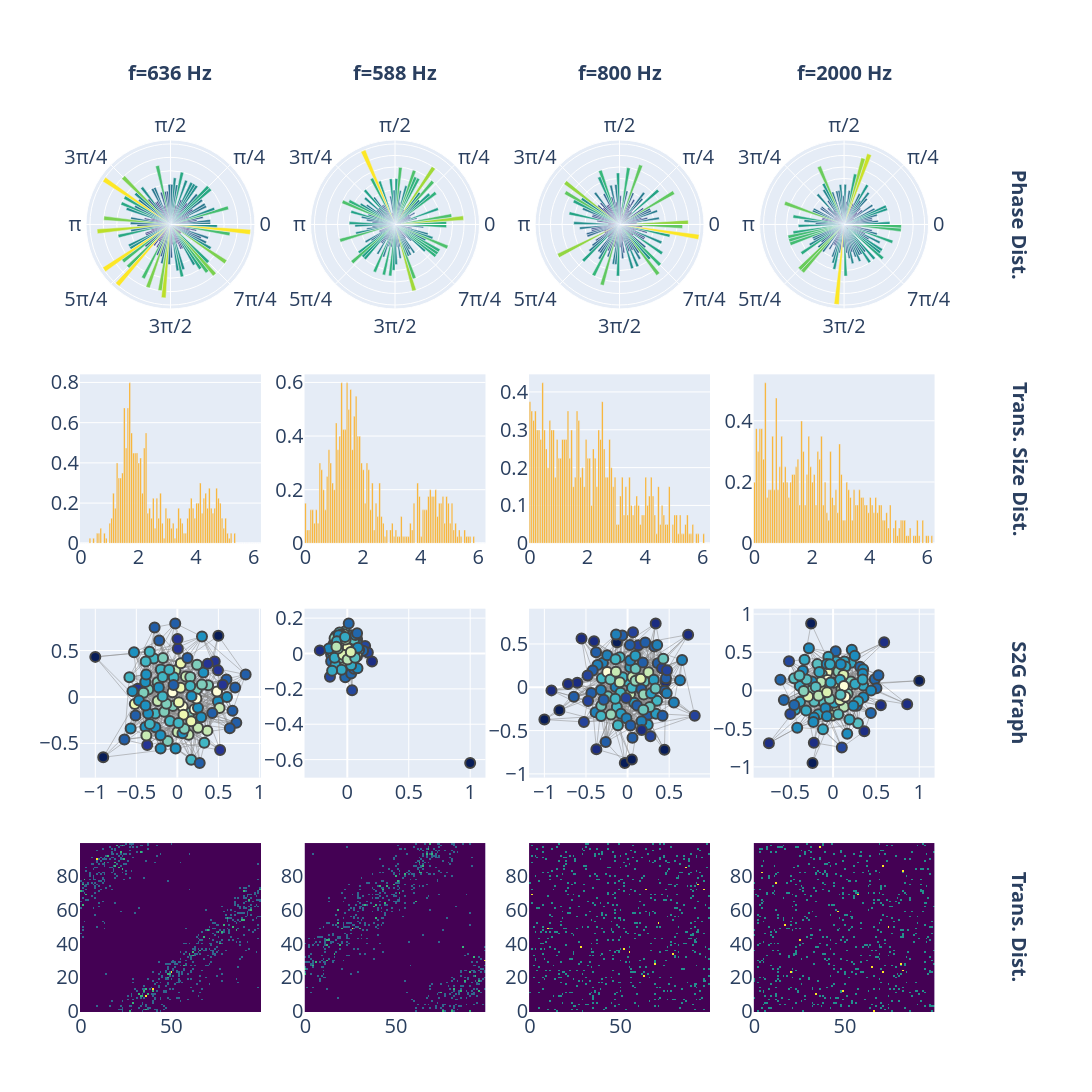

Write notebook code for a chart like this one.
### Code cell
F, T, Sxx, phase = ut.calc_spectrogram(data, fs, nperseg=fft_nperseg, percent_overlap=percent_overlap, window=window, remove_dc=remove_dc)
f_list = [636, 588, 800, 2000]
Q = 100

specs = [
    [{"type": "polar"} for _ in f_list],   # Row 1: Barpolar (phase distribution)
    [{"type": "xy"}    for _ in f_list],   # Row 2: Bar (transition-size / delta phase)
    [{"type": "xy"}    for _ in f_list],   # Row 3: Heatmap (transition matrix)
    [{"type": "xy"}    for _ in f_list],   # Row 4: graph (S2G)
]

fig = make_subplots(
    rows=4, cols=len(f_list),
    column_titles=[f"f={f} Hz" for f in f_list],
    row_titles=["Phase Dist.", "Trans. Size Dist.", "S2G Graph", "Trans. Dist."],
    specs=specs,
)

for ix, f in enumerate(f_list, start=1):
    f_ix = np.argmin(np.abs(F - f))
    f_phase = phase[f_ix, :]
    f_phase_wrapped = np.mod(f_phase, 2 * np.pi)   # np.angle returns [-pi, pi]; shift to [0, 2pi]

    # phase distribution (polar)
    hist_phase, bin_edges_phase = np.histogram(f_phase_wrapped, bins=Q, range=(0, 2 * np.pi), density=True)
    bin_centers = 0.5 * (bin_edges_phase[:-1] + bin_edges_phase[1:])
    bin_width = bin_edges_phase[1] - bin_edges_phase[0]

    fig.add_trace(go.Barpolar(
        r=hist_phase,
        theta=np.degrees(bin_centers),   # Plotly's polar theta is in degrees
        width=np.degrees(bin_width),
        marker_color=hist_phase,
        marker_colorscale='Viridis',
        showlegend=False,
    ), row=1, col=ix)

    # distribution of delta phases (transition size)
    delta_phase = np.abs(np.diff(f_phase))
    hist_delta, bin_edges_delta = np.histogram(delta_phase, bins=Q, range=(0, 2 * np.pi), density=True)
    fig.add_trace(go.Bar(
        x=bin_edges_delta[:-1], y=hist_delta,
        name='Delta Phase Distribution', marker_color='orange', showlegend=False,
    ), row=2, col=ix)

    # graph from S2G
    G = ut.get_s2g_graph(f_phase, n_levels=Q)
    fig_g = ut.draw_graph(G)
    for tr in fig_g.data:
        fig.add_trace(deepcopy(tr), row=3, col=ix)

    # transition matrix
    x_transitions = ut.get_s2g(f_phase, n_levels=Q)
    fig.add_trace(go.Heatmap(z=x_transitions, colorscale='Viridis', showscale=False), row=4, col=ix)

fig.update_polars(
    angularaxis=dict(
        direction='counterclockwise',
        rotation=0,
        tickmode='array',
        tickvals=[0, 45, 90, 135, 180, 225, 270, 315],
        ticktext=['0', 'π/4', 'π/2', '3π/4', 'π', '5π/4', '3π/2', '7π/4'],
        tickfont=dict(size=20),
    ),
    radialaxis=dict(showticklabels=False),
)
fig.update_layout(
    height=1200, width=1200,
    font=dict(size=20),
    title_font=dict(size=20),
    margin=dict(t=140, r=140),   # leave room for lifted column titles + shifted row titles
)
fig.update_xaxes(tickfont=dict(size=20), title_font=dict(size=20))
fig.update_yaxes(tickfont=dict(size=20), title_font=dict(size=20))

# Match column/row title offsets and bold them.
# Column titles sit above row 1 at y = 1 + offset; row titles sit to the
# right of the last column at x = 1 + offset (in paper coords).
title_offset = 0.06
column_title_texts = {f"f={f} Hz" for f in f_list}
row_title_texts = {"Phase Dist.", "Trans. Size Dist.", "S2G Graph", "Trans. Dist."}
for ann in fig.layout.annotations:
    ann.font = dict(size=20)
    if ann.text in column_title_texts:
        ann.text = f"<b>{ann.text}</b>"
        ann.y = 1 + title_offset
        ann.yanchor = 'bottom'
    elif ann.text in row_title_texts:
        ann.text = f"<b>{ann.text}</b>"
        ann.x = 1 + title_offset
        ann.xanchor = 'left'
# fig.write_image("/Users/itamarmerfeld/Projects/UATR/results/phase_distribution_analysis.pdf")
fig.show()
